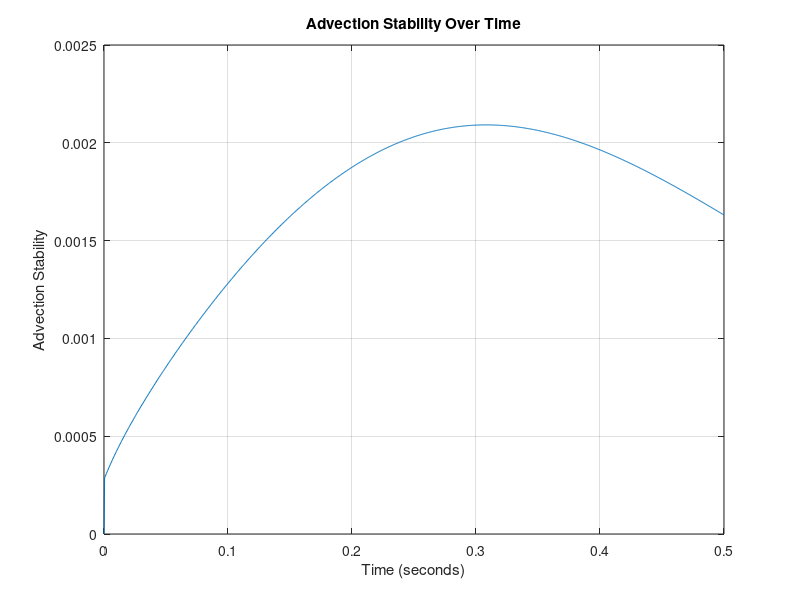
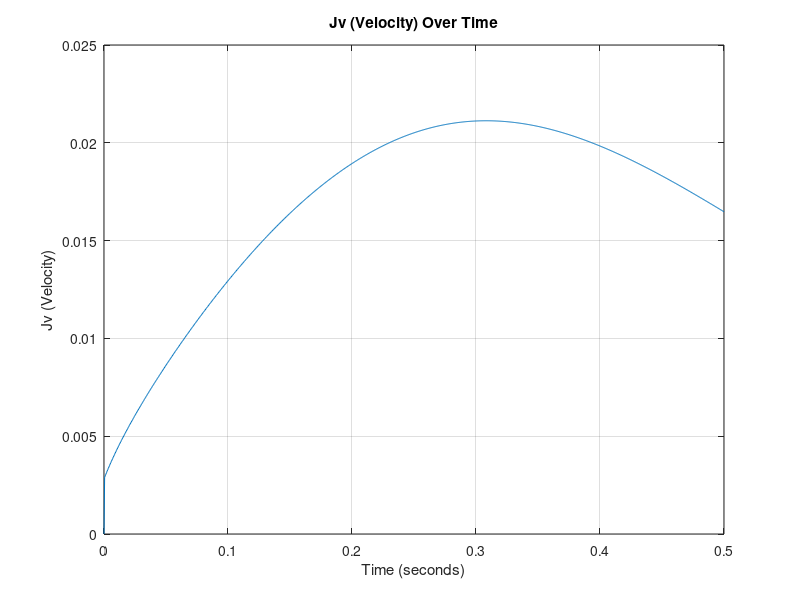
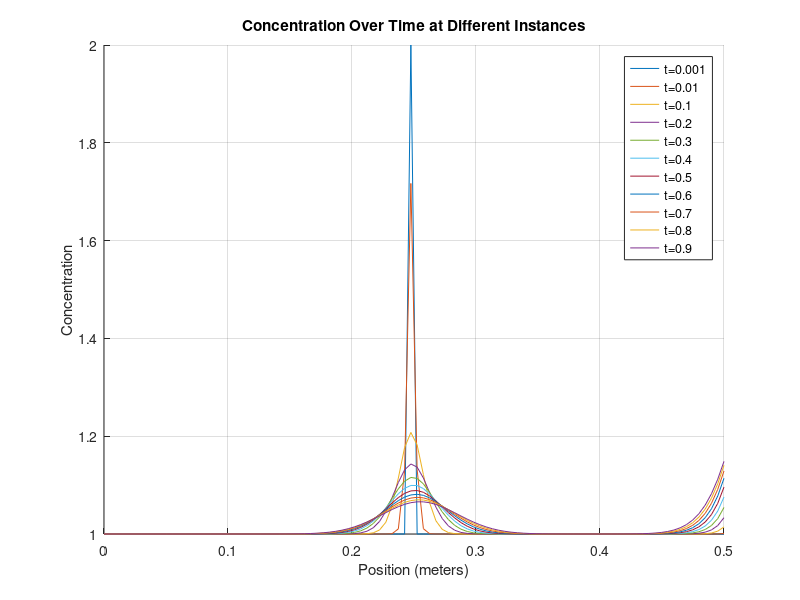
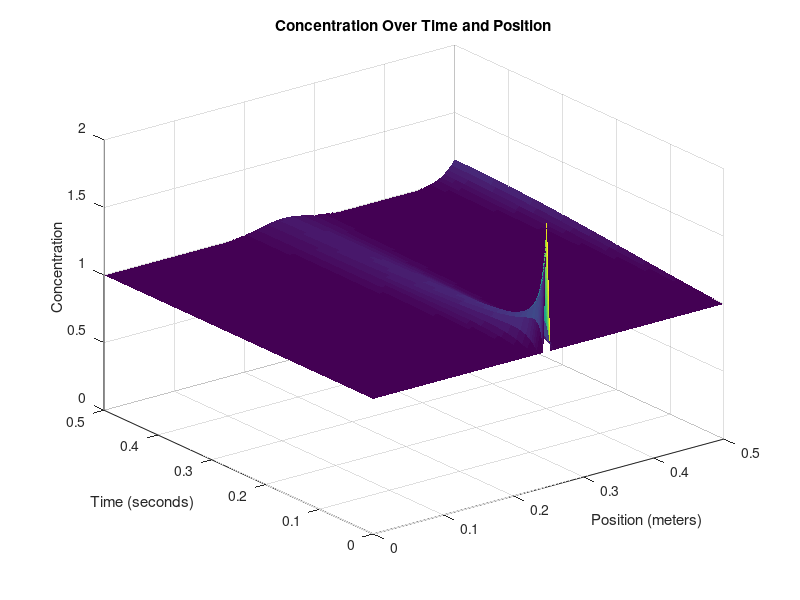

Reproduce these figures in MATLAB, in order.
%__Gruppe 3-Simulering-3.Sem__
clear
close all
clc
%% Inital Parameters 
domain_length = 0.5;   % Domain length (meters)
domain_steps = 100;    % Number of spatial domain_steps points
dx = domain_length / (domain_steps - 1);

time_length = 0.5;      % Time length (seconds)
time_steps = 1000;       % Number of time steps
dt = time_length / time_steps;

% DEFINED VARIABLES
D = 0.001;               % Diffusion coefficient
feed_conc = 1; % Constant solute concentration at the first cell
TMP=10; %TMP: Transmembrane Pressure [bar]
kb=0.0005; % Fouling Constant
kw=0.00029; % Initial water permiability

% PHYSICAL CONSTANTS
R=8.31415; % Gasconstant []
T=273.15+20; %Temperature [K]
F= 96.485;%Faraday[C/mol
% Anonymous functions
rejection_rate = 0.4; % Rejection of the membrane (σ) [procentage]
Lv= @(time) kw*exp(-kb*time); %Water Permiability for all cells

% Create a grid for space and time
x = linspace(0, domain_length, domain_steps);
t = linspace(0, time_length, time_steps);

% Initialize the concentration array AND Initial condition (1D)
C = ones(domain_steps, time_steps);
C(domain_steps/2,1)=2;


%% Time-stepping loop
for j = 2:time_steps
    for i = 1:domain_steps
        Jv = (Lv(j)*(TMP-(1*R*T*(C(domain_steps-1, j-1)-C(domain_steps, j-1)))));  % Volume flux = Velocity ,  in terms of osmotic pressure (TMP, R, T, delta_C) and Lv. [m/s]
        % Calculate the second derivative in x direction
        if i == 1 %__First Cell__
             C(1,:) = feed_conc; % Fill the first cell with inflow concentration
            % No left neighbor at the first cell
            d2Cdx2 = D * (C(2, j-1) -  C(1, j-1)) / dx^2;
             % Apply advection and inflow at the first cell
            dCdt_advection = -Jv * C(i, j-1) / dx;
        elseif i == domain_steps %__Membrane Cell___
            % No right neighbor at the last cell and MEMBRANE
            d2Cdx2 = (D * (C(domain_steps - 1, j-1) - C(domain_steps, j-1)) / dx^2) + C(i,j-1)*(rejection_rate)*Jv/(dx);
        else    %__Normal Cells__
            % Calculate the second derivative normally
            d2Cdx2 = D * (C(i + 1, j-1) - 2 * C(i, j-1) + C(i - 1, j-1)) / dx^2;
            % Apply advection term
            dCdt_advection = -Jv * (C(i, j-1) - C(i-1, j-1)) / dx;
        end
        % Apply the diffusion-advection-(electromigration) equation
        C(i, j) = C(i, j-1) + dt * (d2Cdx2 + dCdt_advection);
        Jv_values(j) = Jv;
        AS(j) = Jv * dt/dx;
    end
end

%Diffusive Stability
DS = D*dx/dt;
fprintf(' Diffusivity Stability = %f', DS);
if DS>0.5 
   fprintf('ERROR: Stabilitetsfejl');
else
    fprintf('\n Stable Diffusion Model !!');
end

%% 2D Plots

% Plot Advection Stability (DS) values over time

figure;
plot(t, AS);
xlabel('Time (seconds)');
ylabel('Advection Stability');
title('Advection Stability Over Time');
grid on;

% Plot Jv values over time
figure;
plot(t, Jv_values);
xlabel('Time (seconds)');
ylabel('Jv (Velocity)');
title('Jv (Velocity) Over Time');
grid on;

% Define fractions of time steps you want to visualize
time_fraction = [0.001, 0.01, 0.1, 0.2, 0.3, 0.4, 0.5, 0.6, 0.7, 0.8, 0.9];  % For example, 0.1 corresponds to 10% of time steps

% Calculate the corresponding time indices
time_instances = round(time_fraction * time_steps);

% Create a figure for the first plot
figure;
hold on;

% Plot concentration at specific time instances
for i = 1:length(time_instances)
    time_index = time_instances(i);
    plot(x, C(:, time_index));
end

xlabel('Position (meters)');
ylabel('Concentration');
title('Concentration Over Time at Different Instances');

% Add a legend for clarity
legend(arrayfun(@(f) ['t=', num2str(f)], time_fraction, 'UniformOutput', false));

grid on;
hold off;


%% 3D Plot

% Create a 3D surface plot to visualize concentration over time and position
[T, X] = meshgrid(t, x);
figure;
h = surf(X, T, C); % Transpose removed here
xlabel('Position (meters)');
ylabel('Time (seconds)');
zlabel('Concentration');
title('Concentration Over Time and Position');

% Set axis limits to start at the origin
xlim([0, domain_length]);
ylim([0, time_length]);
zlim([0, max(C(:))]); % Assuming max(C(:)) is the maximum concentration in your data

set(h,'LineStyle','none')
%colormap(jet)
